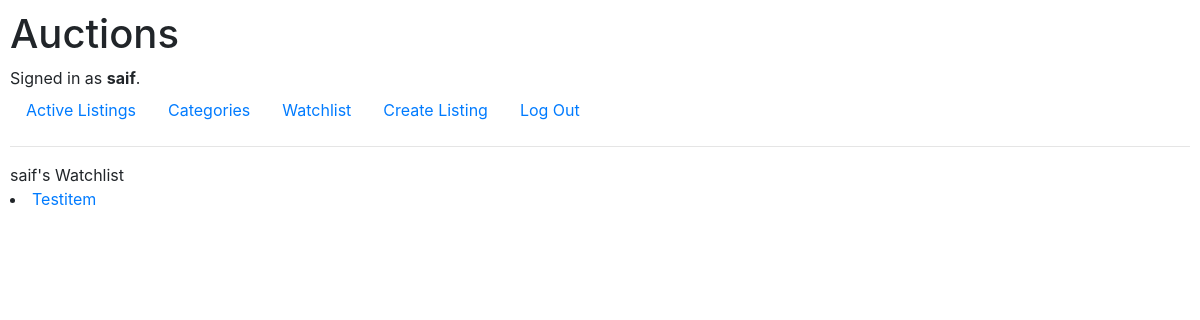
/viewWatchlist (signed in), run on an earlier commit of the app's database.
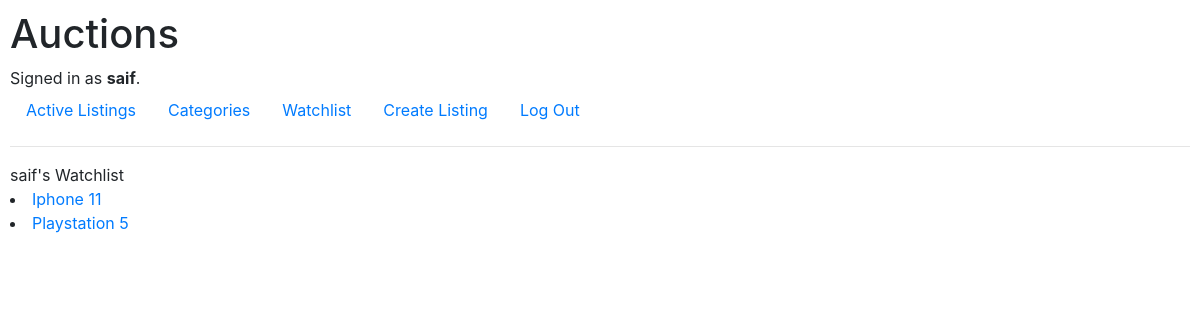
And on a later commit of the database.
### auctions/models.py (models this page shows)
class Listing(models.Model):
    owner = models.ForeignKey(User, on_delete=models.CASCADE, related_name="listingOwner")
    title = models.CharField(max_length=64) #name of listing
    description = models.CharField(max_length=1024) #allow for short description of item
    bid = models.ForeignKey('Bid',on_delete=models.CASCADE, related_name="startingBids",null=True,blank=True)
    imageUrl = models.TextField(max_length=5000,null=True)
    category = models.ForeignKey('Category',on_delete=models.CASCADE, related_name="categories",null=True)
    comments = models.ManyToManyField('Comment', related_name='listingComments',default=None)
    isActive = models.BooleanField(default=True)
    def __str__(self):
        return f"{(self.title).capitalize()}"

### auctions/views.py (the view)
# urls.py: path("viewWatchlist", views.viewWatchlist, name="viewWatchlist"),
def viewWatchlist(request):
    watchlist = request.user.watchlist #gets user's watchlist and displays it
    if watchlist:
        listings = watchlist.listings.all()  # Get all listings in the watchlist
        return render(request, "auctions/watchlist.html", {
            "watchlist": watchlist,
            "listings": listings,
            "message": f"{request.user}'s Watchlist"
        })
    else:
        return render(request, "auctions/watchlist.html", {
            "message": "No items in watchlist"
        })

### auctions/templates/auctions/watchlist.html
{% extends "auctions/layout.html" %}
{% block body %}
{{message}}
    {% for listing in listings %}
        <li>
            <a href="{% url 'listing' listing.id %}">{{listing}}</a>
        </li>
    {% endfor %}
{% endblock %}

What changed in the data, as far as the page shows it:
removed Listing: title "Testitem"
added Listing: title "Iphone 11"
added Listing: title "Playstation 5"
